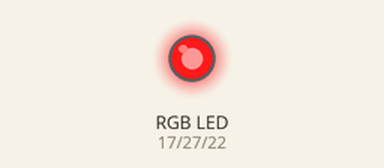
The program below on a simulated Raspberry Pi (BCM pin numbers). On the bench: an RGB LED mixed from three pins (HIGH = lit). At 5.0 s the program stops and its outputs stay as they are.

Above: at 0.1 s.
At 5.1 s:
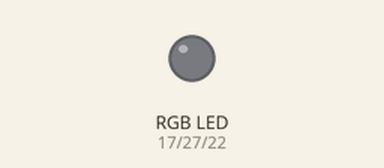
Timing chart, 0 to 6.5 s (numbered marks = the images above):
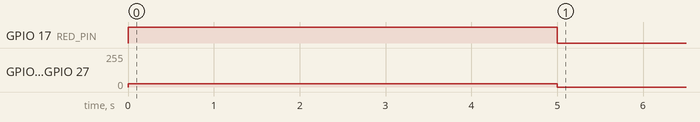

The program:

rgbled-pwm.py
```python
import RPi.GPIO as GPIO
import time

RED_PIN = 17
GREEN_PIN = 27
BLUE_PIN = 22

GPIO.setmode(GPIO.BCM)

GPIO.setup(RED_PIN, GPIO.OUT)
GPIO.setup(GREEN_PIN, GPIO.OUT)
GPIO.setup(BLUE_PIN, GPIO.OUT)

p_red = GPIO.PWM(RED_PIN, 100)  # Hz
p_green = GPIO.PWM(GREEN_PIN, 100)  # Hz
p_blue = GPIO.PWM(BLUE_PIN, 100)  # Hz

p_red.start(100)  # duty(0-100)
p_green.start(10)  # duty(0-100)
p_blue.start(10)  # duty(0-100)

time.sleep(5)

p_red.stop()
p_green.stop()
p_blue.stop()

GPIO.cleanup()
```

Measured:
- by itself, GPIO 17 (RED_PIN): LOW → HIGH at 0.00 s, → LOW 5.0 s later
- by itself, GPIO 22 (BLUE_PIN), GPIO 27 (GREEN_PIN): 0/255 → 26/255 at 0.00 s, → 0/255 5.0 s later
